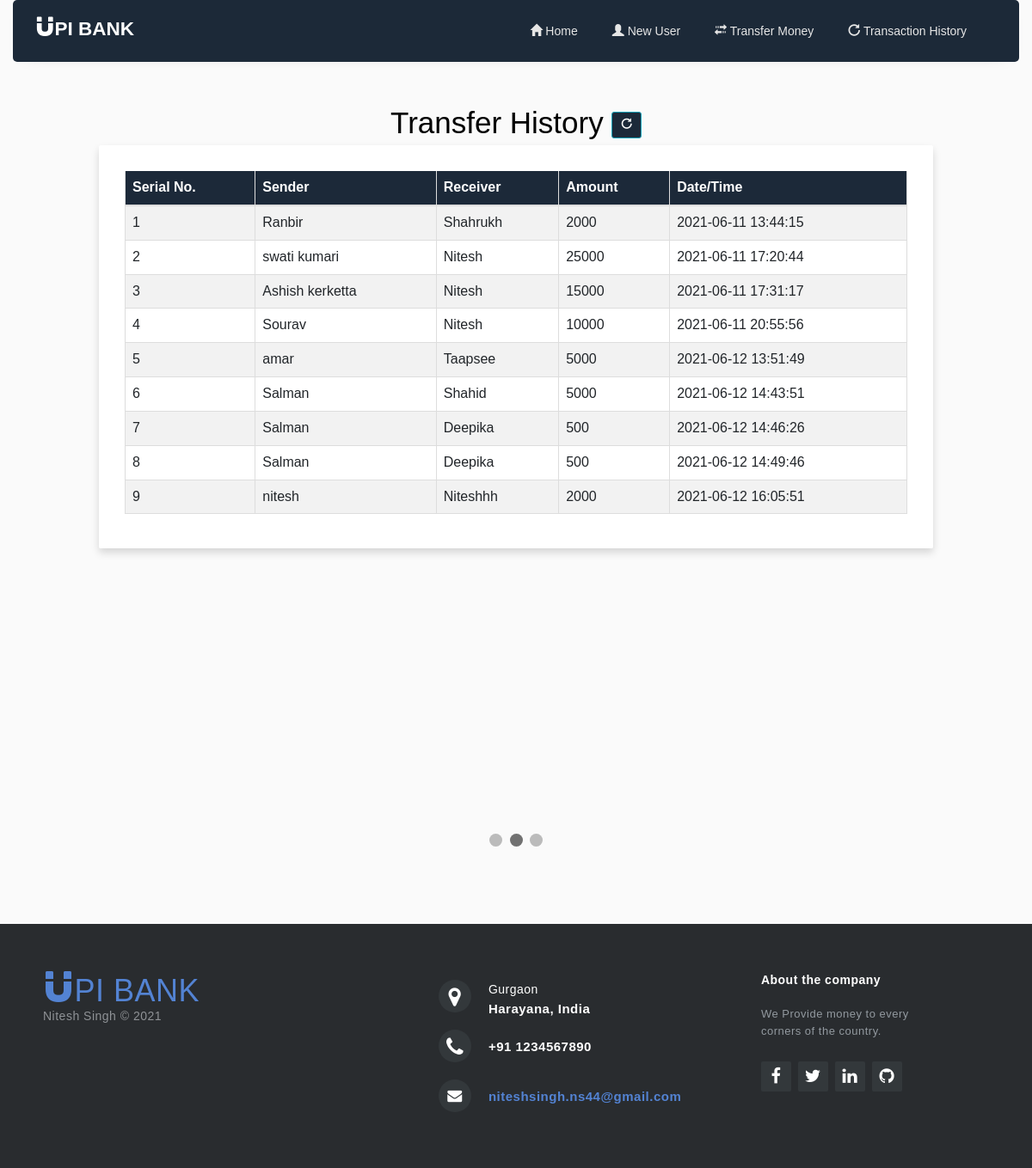
/transaction.php, run on the app's committed database.
### tables this page shows
CREATE TABLE `trans_history` (
  `id` int(3) NOT NULL,
  `sender` text NOT NULL,
  `receiver` text NOT NULL,
  `amount` int(8) NOT NULL,
  `datetime` datetime NOT NULL DEFAULT current_timestamp()
);

### transaction.php (the view, shortened to what this page needs)
<!DOCTYPE html>
<html lang="en">
<head>
    <link rel="stylesheet" href="https://maxcdn.bootstrapcdn.com/bootstrap/3.4.1/css/bootstrap.min.css">
    <link rel="stylesheet" type="text/css" href="CSS/style.css">
</head>
<body>
   <?php include 'navigation_bar.php' ?>
   <div class="container py-5">
  <header class="text-center text-white">
    <h1 class="display-4">Transfer History <a href="#" class="btn btn-info btn-lg" style="background-color: #1c2939;">
          <span class="glyphicon glyphicon-repeat"></span>
        </a></h1>
  </header>
   <div class="row py-6">
    <div class="col-lg-10 mx-auto">
      <div class="card rounded shadow border-0">
        <div class="card-body p-5 bg-white rounded">
          <div class="table-responsive">
            <table id="example" style="width:100%" class="table table-striped table-bordered">
              <thead style="background-color: #1c2939; color:white;">
                <tr>
                  <th>Serial No.</th>
                  <th>Sender</th>
                  <th>Receiver</th>
                  <th>Amount</th>
                  <th>Date/Time</th>
                </tr>
              </thead>
              <tbody>
			  <?php
            include 'connection.php';
            $sql ="select * from trans_history";
            $query =mysqli_query($conn, $sql);
            while($rows = mysqli_fetch_assoc($query))
            {
         ?>
                <tr>
                  <td><?php echo $rows['id'] ?></td>
                  <td><?php echo $rows['sender']?></td>
                  <td><?php echo $rows['receiver']?></td>
                  <td><?php echo $rows['amount']?></td>
                  <td><?php echo $rows['datetime']?></td>
				</tr>
				<?php
            }
                ?>
              </tbody>
            </table>
          </div>
        </div>
      </div>
    </div>
  </div>
        </div>
   <?php include 'footer.php' ?>
</body>
</html>

### css/style.css (style rules this page uses)
* { padding: 0; margin: 0; box-sizing: border-box; font-family: sans-serif; }
h1 { color: #4C4B4B; font-weight: bold; transition: 0.5s; }
@media only screen and (orientation:portrait) { h1 { font-size: 30px; } }

### css/footer.css (style rules this page uses)
body { margin: 0; padding: 0; }

### footer.php (style rules this page uses)
body { margin: 0; padding: 0; }
* { box-sizing: border-box; }
body { font-family: Verdana, sans-serif; }

### data on the page
trans_history: id "1", sender "Ranbir", receiver "Shahrukh", amount "2000", datetime "2021-06-11 13:44:15"
trans_history: id "2", sender "swati kumari", receiver "Nitesh", amount "25000", datetime "2021-06-11 17:20:44"
trans_history: id "3", sender "Ashish kerketta", receiver "Nitesh", amount "15000", datetime "2021-06-11 17:31:17"
trans_history: id "4", sender "Sourav", receiver "Nitesh", amount "10000", datetime "2021-06-11 20:55:56"
trans_history: id "5", sender "amar", receiver "Taapsee", amount "5000", datetime "2021-06-12 13:51:49"
trans_history: id "6", sender "Salman", receiver "Shahid", amount "5000", datetime "2021-06-12 14:43:51"
trans_history: id "7", sender "Salman", receiver "Deepika", amount "500", datetime "2021-06-12 14:46:26"
trans_history: id "8", sender "Salman", receiver "Deepika", amount "500", datetime "2021-06-12 14:49:46"
trans_history: id "9", sender "nitesh", receiver "Niteshhh", amount "2000", datetime "2021-06-12 16:05:51"
